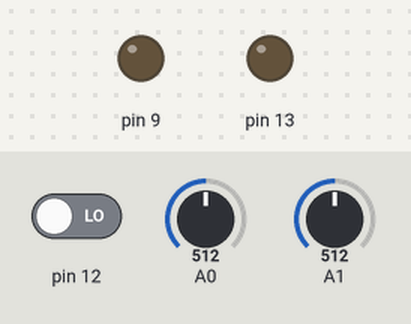
The sketch below on a simulated Arduino Uno, built with avr-gcc and run on an emulated ATmega328P. Shown: output pins drawn as LEDs (lit = HIGH). The test bench sets the inputs (shaded band); at power-on: pin 12 LOW, A0 = 512, A1 = 512.

Above: at 1.2 s.
1.3 s: pin 12 driven HIGH
At 2.4 s:
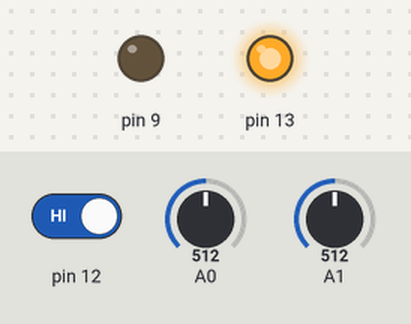
2.8 s: A0 set to 716
At 3.5 s:
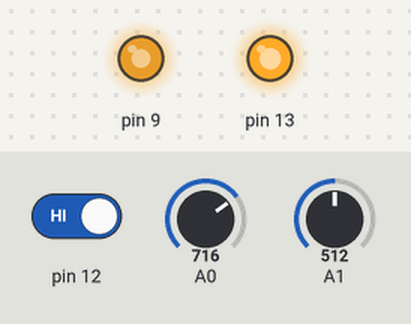
6.2 s: A1 set to 716
At 7.3 s:
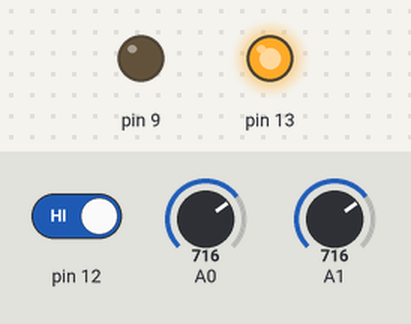
7.7 s: A0 set to 735
At 8.4 s:
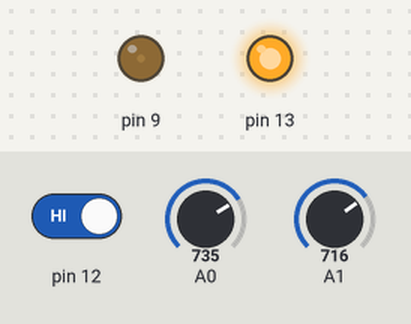
9.2 s: A0 set to 900
At 9.6 s:
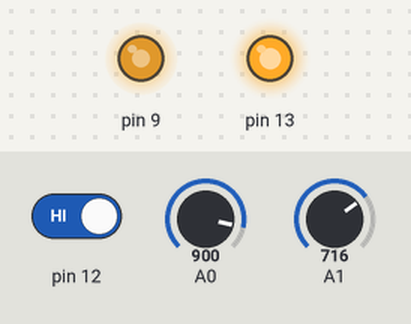
Timing chart, 0 to 11.7 s (numbered marks = the images above; inputs shaded):
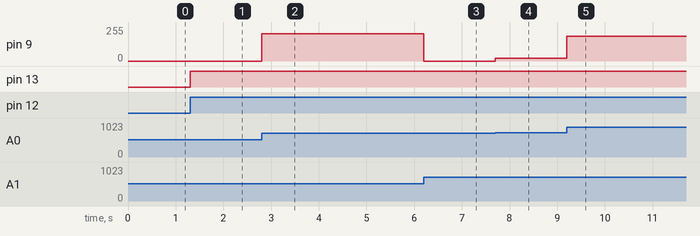

The sketch:

InputOutput.ino
```cpp
void setup()
{
  Serial.begin(9600);
  pinMode(12, INPUT);
  pinMode(13, OUTPUT);
  pinMode(9, OUTPUT);
}

int active = 0;
int pushhandled = 0;
byte brightness = 0;
byte debug = 0;

void loop()
{
  int btn = digitalRead(12);

  if ((btn == HIGH) && (!pushhandled)) {

    pushhandled = 1;
    active = 1 - active;

    if (active)
      digitalWrite(13, HIGH);
    else {
      digitalWrite(13, LOW);
      analogWrite(9, 0);
    }
  }

  if (btn == LOW)
    pushhandled = 0;

  int potval = analogRead(A0);
  int photoval = analogRead(A1);

  if ((photoval < potval) && active) {

    brightness = min(potval - photoval, 255);
    analogWrite(9, brightness);

  } else {

    brightness = 0;
    analogWrite(9, 0);

  }

  // debugging control via serial
  if (Serial.available() > 0) {

     byte input = Serial.read();
     debug = (input == 49);

  }

  // debugging output via serial
  if (debug) {
    Serial.print(photoval);
    Serial.print("<");
    Serial.print(potval);
    Serial.print(":");
    Serial.print(brightness);
    Serial.println();
  }

}
```

Measured:
- after the input at 1.3 s, pin 13: LOW → HIGH at once
- after the input at 2.8 s, pin 9: 0/255 → 204/255 at once
- after the input at 6.2 s, pin 9: 204/255 → 0/255 at once
- after the input at 7.7 s, pin 9: 0/255 → 19/255 at once
- after the input at 9.2 s, pin 9: 19/255 → 184/255 at once
